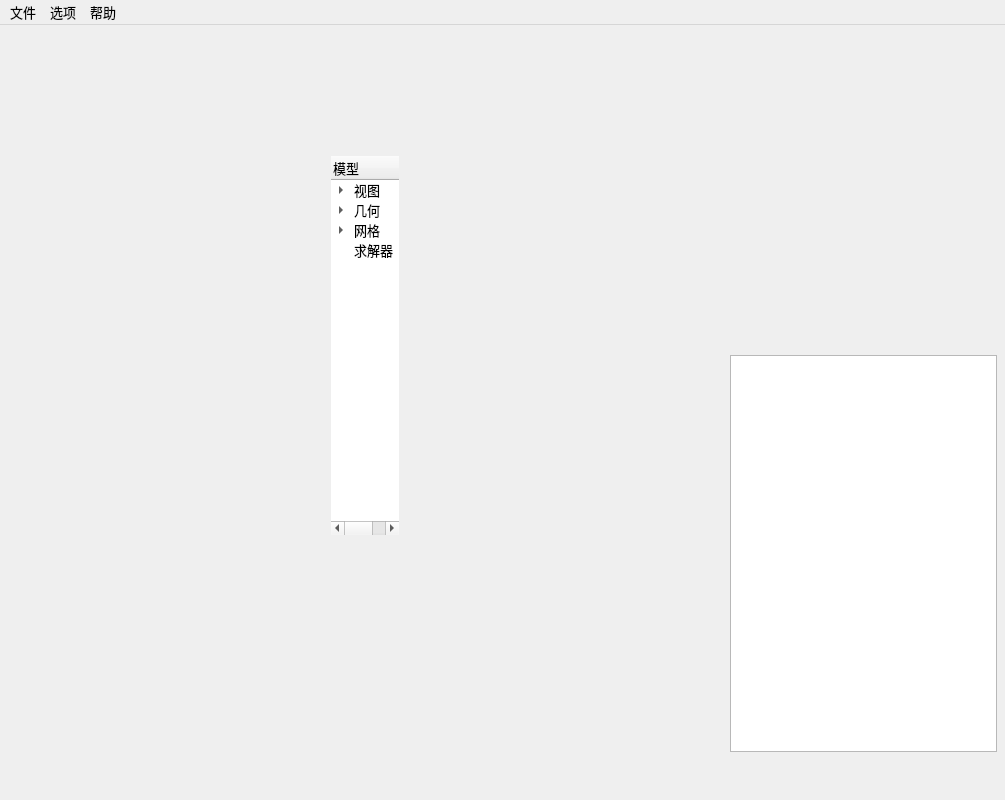
<?xml version="1.0" encoding="UTF-8"?>
<ui version="4.0">
 <class>TubeOracleClass</class>
 <widget class="QMainWindow" name="TubeOracleClass">
  <property name="geometry">
   <rect>
    <x>0</x>
    <y>0</y>
    <width>1005</width>
    <height>800</height>
   </rect>
  </property>
  <property name="minimumSize">
   <size>
    <width>1005</width>
    <height>800</height>
   </size>
  </property>
  <property name="windowTitle">
   <string>TubeOracle</string>
  </property>
  <property name="windowIcon">
   <iconset resource="TubeOracle.qrc">
    <normaloff>:/TubeOracle/icon/icon1.ico</normaloff>:/TubeOracle/icon/icon1.ico</iconset>
  </property>
  <property name="autoFillBackground">
   <bool>true</bool>
  </property>
  <widget class="QWidget" name="centralWidget">
   <widget class="QWidget" name="horizontalLayoutWidget">
    <property name="geometry">
     <rect>
      <x>320</x>
      <y>120</y>
      <width>361</width>
      <height>401</height>
     </rect>
    </property>
    <layout class="QHBoxLayout" name="horizontalLayout" stretch="1,5">
     <property name="spacing">
      <number>0</number>
     </property>
     <item>
      <widget class="QTreeWidget" name="treeWidget">
       <property name="font">
        <font>
         <family>宋体</family>
         <pointsize>10</pointsize>
        </font>
       </property>
       <property name="frameShape">
        <enum>QFrame::NoFrame</enum>
       </property>
       <property name="autoExpandDelay">
        <number>-1</number>
       </property>
       <column>
        <property name="text">
         <string>模型</string>
        </property>
       </column>
       <item>
        <property name="text">
         <string>视图</string>
        </property>
        <item>
         <property name="text">
          <string>点</string>
         </property>
         <property name="checkState">
          <enum>Checked</enum>
         </property>
        </item>
        <item>
         <property name="text">
          <string>线</string>
         </property>
         <property name="checkState">
          <enum>Checked</enum>
         </property>
        </item>
        <item>
         <property name="text">
          <string>面</string>
         </property>
         <property name="checkState">
          <enum>Checked</enum>
         </property>
        </item>
        <item>
         <property name="text">
          <string>节点与边</string>
         </property>
         <property name="checkState">
          <enum>Checked</enum>
         </property>
        </item>
        <item>
         <property name="text">
          <string>重置视图缩放</string>
         </property>
        </item>
       </item>
       <item>
        <property name="text">
         <string>几何</string>
        </property>
        <item>
         <property name="text">
          <string>添加</string>
         </property>
         <item>
          <property name="text">
           <string>点(实体)</string>
          </property>
         </item>
         <item>
          <property name="text">
           <string>直线</string>
          </property>
         </item>
         <item>
          <property name="text">
           <string>矩形</string>
          </property>
         </item>
         <item>
          <property name="text">
           <string>圆</string>
          </property>
         </item>
         <item>
          <property name="text">
           <string>圆弧</string>
          </property>
         </item>
         <item>
          <property name="text">
           <string>曲线闭环</string>
          </property>
         </item>
         <item>
          <property name="text">
           <string>二维平面</string>
          </property>
         </item>
        </item>
        <item>
         <property name="text">
          <string>删除</string>
         </property>
         <item>
          <property name="text">
           <string>delete_t</string>
          </property>
         </item>
        </item>
       </item>
       <item>
        <property name="text">
         <string>网格</string>
        </property>
        <item>
         <property name="text">
          <string>2D</string>
         </property>
        </item>
        <item>
         <property name="text">
          <string>网格约束</string>
         </property>
        </item>
        <item>
         <property name="text">
          <string>2D网格重组</string>
         </property>
        </item>
        <item>
         <property name="text">
          <string>2D网格优化</string>
         </property>
        </item>
        <item>
         <property name="text">
          <string>质量检查</string>
         </property>
        </item>
       </item>
       <item>
        <property name="text">
         <string>求解器</string>
        </property>
       </item>
      </widget>
     </item>
     <item>
      <layout class="QVBoxLayout" name="verticalLayout">
       <property name="spacing">
        <number>0</number>
       </property>
       <property name="leftMargin">
        <number>0</number>
       </property>
      </layout>
     </item>
    </layout>
   </widget>
   <widget class="QTextBrowser" name="consolemsg">
    <property name="geometry">
     <rect>
      <x>730</x>
      <y>330</y>
      <width>267</width>
      <height>397</height>
     </rect>
    </property>
   </widget>
  </widget>
  <widget class="QMenuBar" name="menuBar">
   <property name="geometry">
    <rect>
     <x>0</x>
     <y>0</y>
     <width>1005</width>
     <height>19</height>
    </rect>
   </property>
   <property name="font">
    <font>
     <family>宋体</family>
     <pointsize>10</pointsize>
    </font>
   </property>
   <widget class="QMenu" name="menufile">
    <property name="title">
     <string>文件</string>
    </property>
    <addaction name="newProject"/>
    <addaction name="openProject"/>
   </widget>
   <widget class="QMenu" name="menuoptions">
    <property name="title">
     <string>选项</string>
    </property>
    <addaction name="options"/>
   </widget>
   <widget class="QMenu" name="menuhelp">
    <property name="title">
     <string>帮助</string>
    </property>
    <addaction name="documentation"/>
    <addaction name="keyboard"/>
    <addaction name="elecolor"/>
    <addaction name="about"/>
   </widget>
   <addaction name="menufile"/>
   <addaction name="menuoptions"/>
   <addaction name="menuhelp"/>
  </widget>
  <action name="newProject">
   <property name="checkable">
    <bool>false</bool>
   </property>
   <property name="text">
    <string>新建</string>
   </property>
   <property name="font">
    <font>
     <family>宋体</family>
    </font>
   </property>
  </action>
  <action name="openProject">
   <property name="checkable">
    <bool>false</bool>
   </property>
   <property name="text">
    <string>打开</string>
   </property>
   <property name="font">
    <font>
     <family>宋体</family>
    </font>
   </property>
  </action>
  <action name="save">
   <property name="text">
    <string>save</string>
   </property>
   <property name="font">
    <font>
     <family>宋体</family>
    </font>
   </property>
  </action>
  <action name="actiongeometry">
   <property name="text">
    <string>geometry</string>
   </property>
  </action>
  <action name="actionmesh">
   <property name="text">
    <string>mesh</string>
   </property>
  </action>
  <action name="actionsolver">
   <property name="text">
    <string>solver</string>
   </property>
  </action>
  <action name="documentation">
   <property name="text">
    <string>TubeOracle文档</string>
   </property>
   <property name="font">
    <font>
     <family>宋体</family>
    </font>
   </property>
  </action>
  <action name="keyboard">
   <property name="text">
    <string>快捷键</string>
   </property>
   <property name="font">
    <font>
     <family>宋体</family>
    </font>
   </property>
  </action>
  <action name="shortcuts">
   <property name="text">
    <string>Shortcuts</string>
   </property>
   <property name="font">
    <font>
     <family>宋体</family>
    </font>
   </property>
  </action>
  <action name="elecolor">
   <property name="text">
    <string>颜色表</string>
   </property>
   <property name="font">
    <font>
     <family>宋体</family>
    </font>
   </property>
  </action>
  <action name="actioncolor">
   <property name="text">
    <string>color</string>
   </property>
  </action>
  <action name="about">
   <property name="text">
    <string>关于TubeOracle</string>
   </property>
   <property name="font">
    <font>
     <family>宋体</family>
    </font>
   </property>
  </action>
  <action name="options">
   <property name="text">
    <string>选项</string>
   </property>
   <property name="font">
    <font>
     <family>宋体</family>
    </font>
   </property>
  </action>
  <action name="action11">
   <property name="text">
    <string>11</string>
   </property>
  </action>
 </widget>
 <layoutdefault spacing="6" margin="11"/>
 <resources>
  <include location="TubeOracle.qrc"/>
 </resources>
 <connections/>
</ui>
